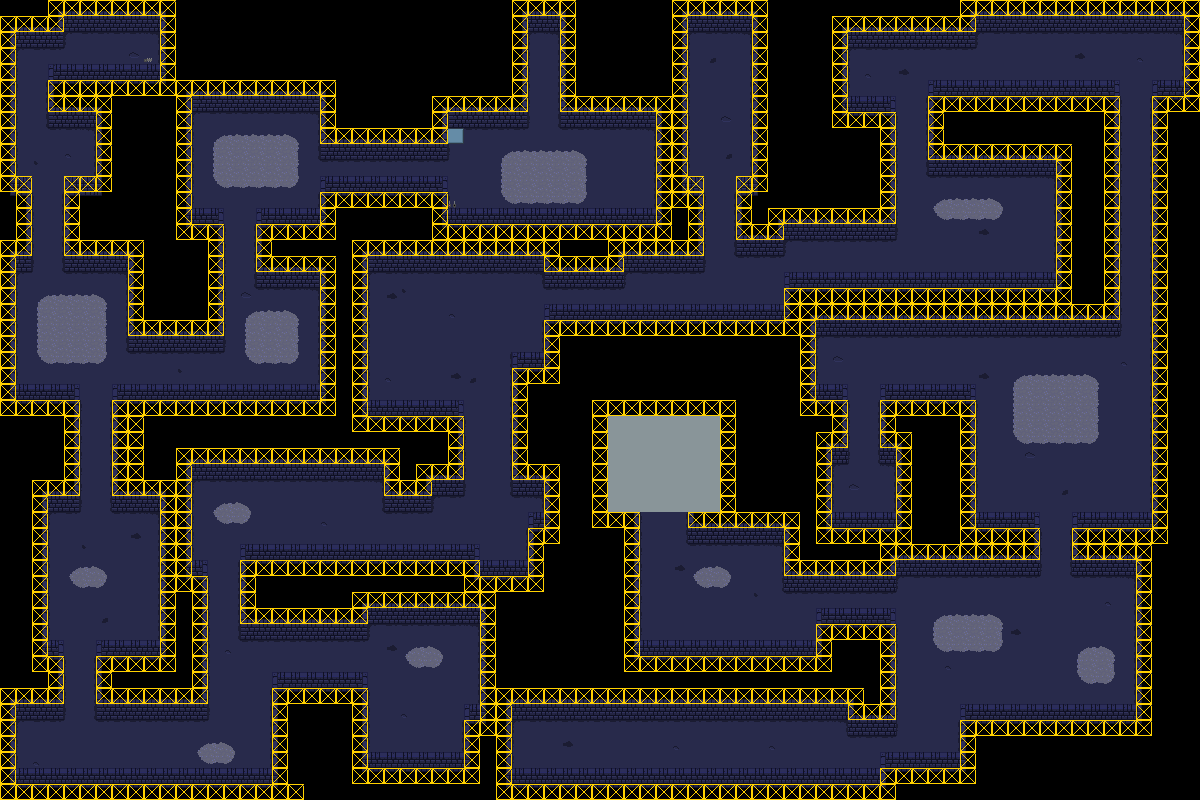

Below is a game level as drawn by its tile map, then a one-line description and the .tmx that defines it (tile-layer data replaced by summaries):
An orthogonal 75x50 tile map with 16x16 px tiles, 4 tile layers (background, foreground, collision, collectables), 2 tilesets.

<map version="1.0" orientation="orthogonal" renderorder="right-down" width="75" height="50" tilewidth="16" tileheight="16" nextobjectid="8">
 <tileset firstgid="1" name="default" tilewidth="16" tileheight="16" tilecount="128">
  <image source="gfx/tileset.png" width="256" height="128" />
 </tileset>
 <tileset firstgid="129" name="collectables" tilewidth="8" tileheight="8" tilecount="3">
  <image source="gfx/collectables.png" width="24" height="8" />
 </tileset>
 <layer name="background" width="75" height="50">
  <data>[3750 cells, 2472 non-empty, 40 distinct tile ids]</data>
 </layer>
 <layer name="foreground" width="75" height="50">
  <data>[3750 cells, 544 non-empty, 15 distinct tile ids]</data>
 </layer>
 <layer name="collision" width="75" height="50">
  <data>[3750 cells, 910 non-empty, 1 distinct tile ids]</data>
 </layer>
 <layer name="collectables" width="75" height="50">
  <data>[3750 cells, 2 non-empty, 2 distinct tile ids]</data>
 </layer>
</map>